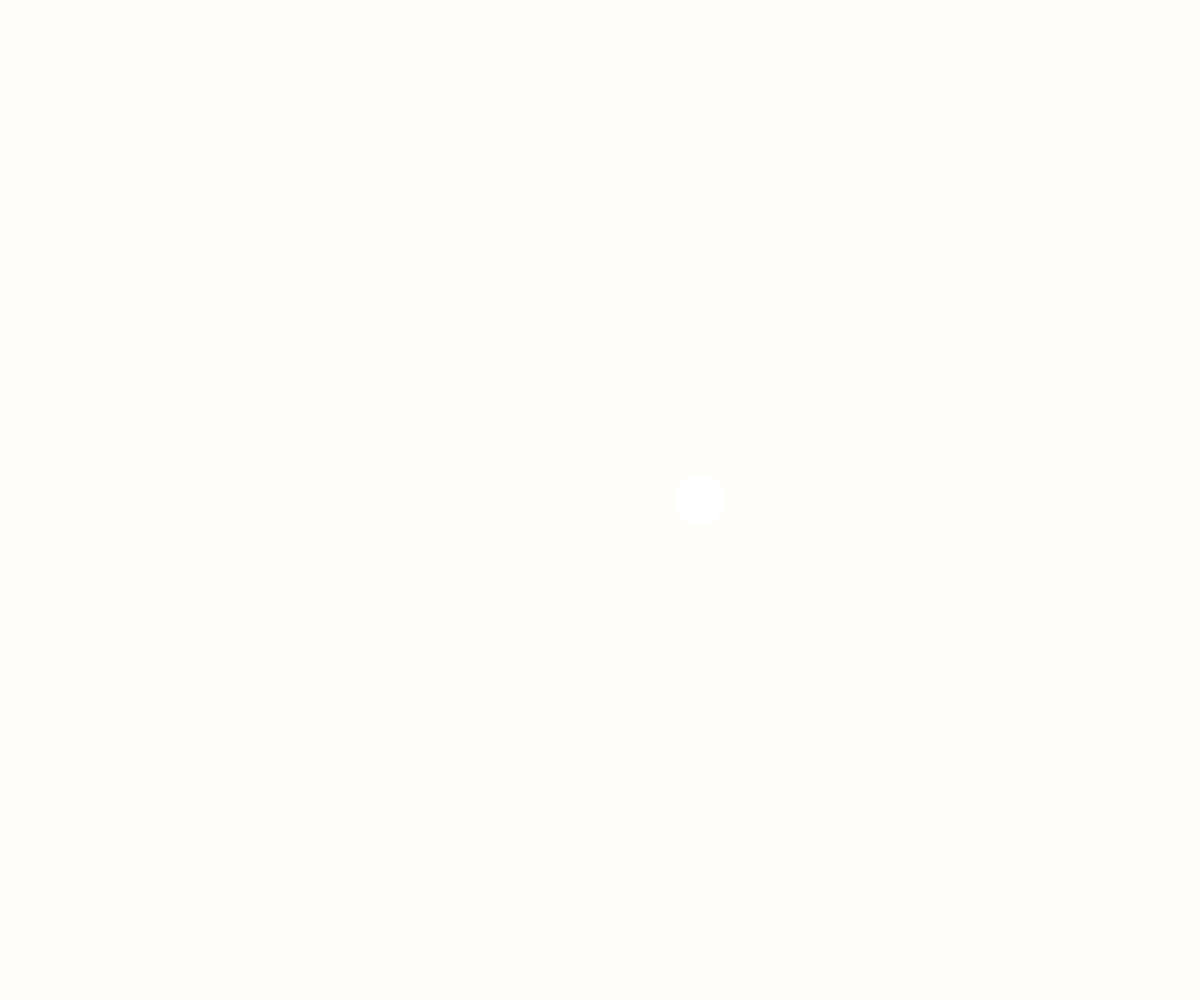
Frame 1 (no input)
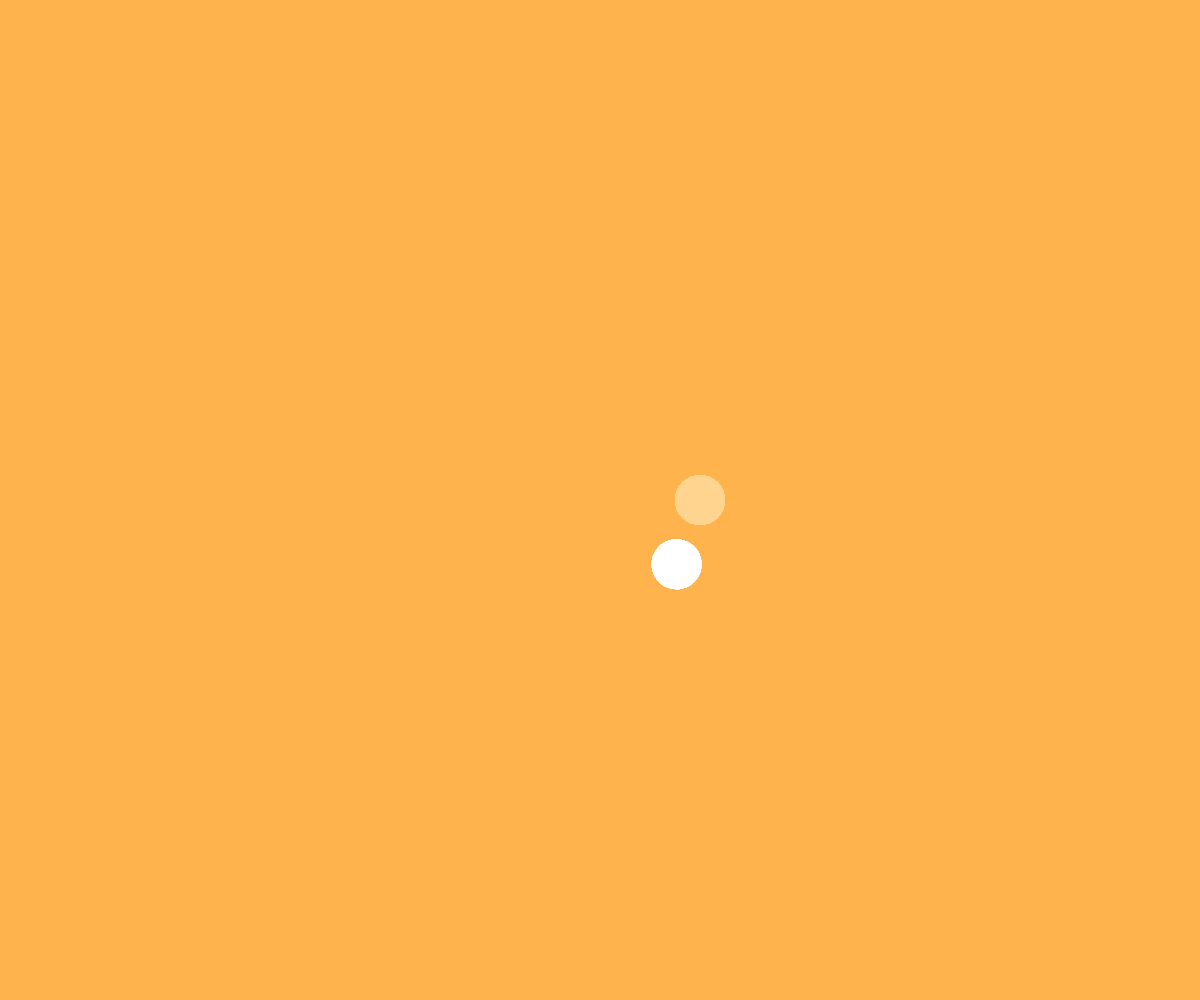
Frame 60 (no input)
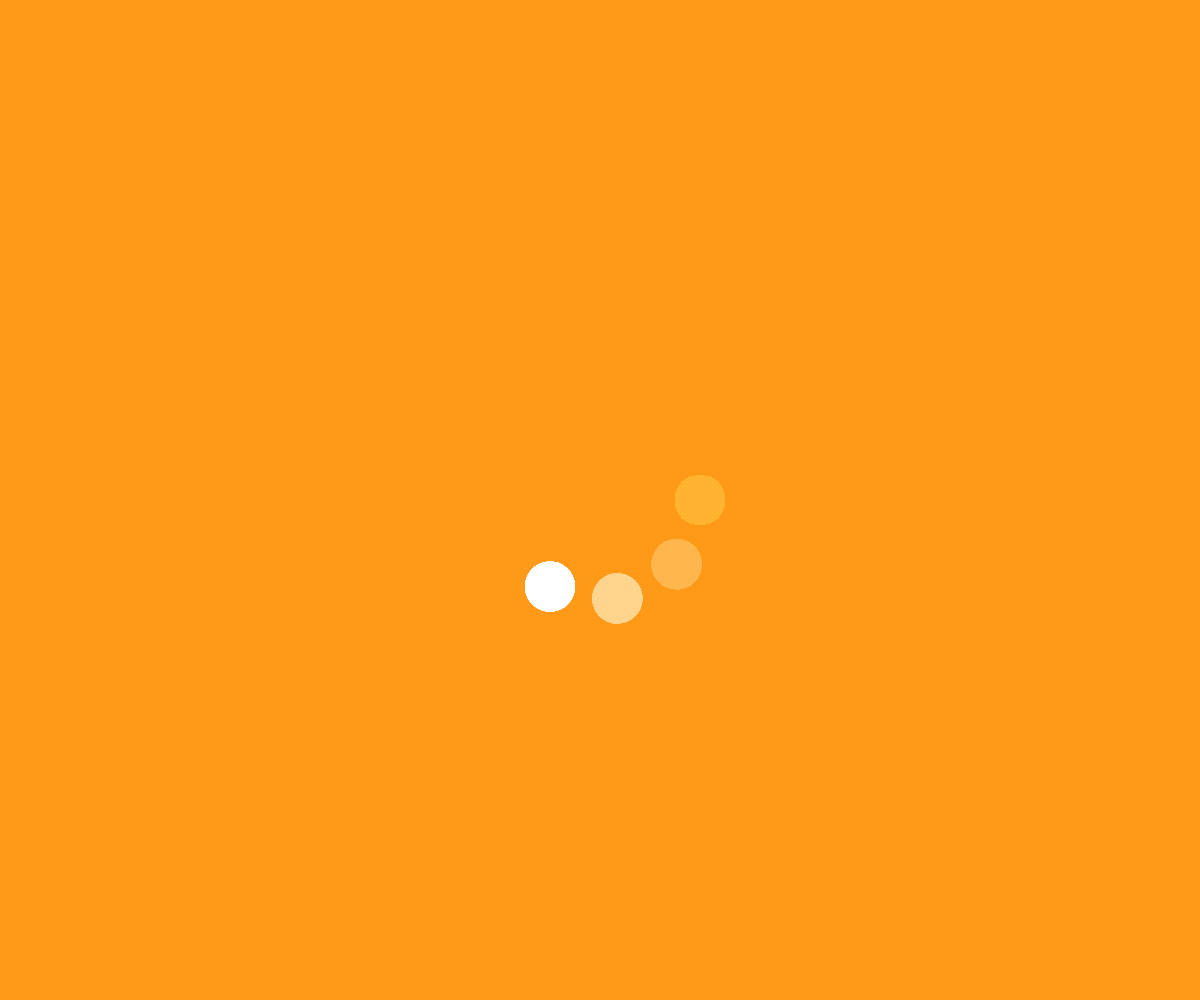
Frame 120 (the mouse pressed at the canvas centre since frame 60)

The p5.js sketch that drew these frames (run headless with seeded random() and noise() and a simulated clock; from frame 60 on, the mouse is pressed at the canvas centre):

// p5.js sketch
// ── sketch.js
/*
Adapted from source:
Aesthetic Programming by Winnie Soon & Geoff Cox
https://www.aesthetic-programming.net/pages/3-infinite-loops.html#setup-70191

LICENSE
[Aesthetic Programming] is an open access book, licensed under the Creative Commons Attribution By Attribution Share Alike License. Under this license, authors allow anyone to download, reuse, reprint, modify, distribute, and/or copy their work so long as the authors and source are cited and resulting derivative works are licensed under the same or similar license. No permission is required from the authors or the publisher. Statutory fair use and other rights are in no way affected by the above. Read more about the license at https://creativecommons.org/licenses/by-sa/4.0/

See Creative Commons License and MIT License here: https://creativecommons.org/licenses/by/4.0/ and https://opensource.org/licenses/MIT
*/

// Set the total number of circle positions (9 fixed positions)
let totalPositions = 9;

// Set the step for the first position to 0
let positionStep = 0;

function setup() {
  createCanvas(windowWidth, windowHeight);

  // Set angleMode to use degrees
  angleMode(DEGREES);
  fill(255);
  noStroke();
}

function draw() {
  // Apply a black background with 5 transparency, continuously layering over the previous frame
  background(255, 165, 0, 5);

  // Move the origin to the center of the canvas
  translate(width / 2, height / 2);

  // Calculate the current rotation angle: 360 / totalPositions gives the angle step between each position, and positionStep tracks which position to rotate to
  let angle = (360 / totalPositions) * positionStep;

  // Rotate the entire coordinate system to place the circle at the corresponding angle around the canvas center
  rotate(angle);

  let minDimension = min(width, height);

  // Set the circle diameter
  let diam = minDimension * 0.05;

  // The center point of the drawn circle is offset from the origin. Since rotate(angle) affects the coordinate system, the circle will rotate to different fixed positions around the center

  circle(100, 0, diam);

  // Execute once every 30 frames
  if (frameCount % 30 === 0) {
    // Increment positionStep to move the circle to the next position
    positionStep++;

    // When positionStep reaches 9, reset it to 0 to create an infinite loop animation
    if (positionStep >= totalPositions) {
      positionStep = 0;
    }
  }
}

function windowResized() {
  resizeCanvas(windowWidth, windowHeight);
  background(0);
}
